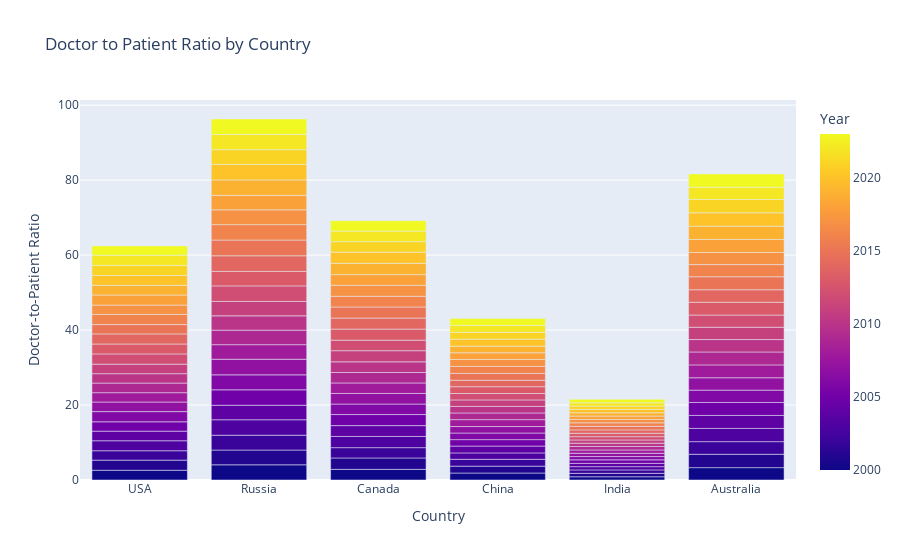

Here is the notebook cell this chart was saved with:
### Code cell
fig = px.bar(countries, x='Country', y='Doctor-to-Patient Ratio', color='Year', title='Doctor to Patient Ratio by Country')
fig.show()

### Figure 1 — Plotly figure (JSON) as saved in the notebook; plotly's stock layout.template omitted (floating-point values rounded to 4 significant figures; data arrays with more than 128 entries replaced by an {"elided": "..."} marker saying what was removed)
{"data": [{"alignmentgroup": "True", "hovertemplate": "Country=%{x}<br>Doctor-to-Patient Ratio=%{y}<br>Year=%{marker.color}<extra></extra>", "legendgroup": "", "marker": {"color": {"elided": "144 int values"}, "coloraxis": "coloraxis", "pattern": {"shape": ""}}, "name": "", "offsetgroup": "", "orientation": "v", "showlegend": false, "textposition": "auto", "type": "bar", "x": {"elided": "144 str values"}, "xaxis": "x", "y": {"elided": "144 float values"}, "yaxis": "y"}], "layout": {"barmode": "relative", "coloraxis": {"colorbar": {"title": {"text": "Year"}}, "colorscale": [[0, "#0d0887"], [0.1111, "#46039f"], [0.2222, "#7201a8"], [0.3333, "#9c179e"], [0.4444, "#bd3786"], [0.5556, "#d8576b"], [0.6667, "#ed7953"], [0.7778, "#fb9f3a"], [0.8889, "#fdca26"], [1, "#f0f921"]]}, "legend": {"tracegroupgap": 0}, "title": {"text": "Doctor to Patient Ratio by Country"}, "xaxis": {"anchor": "y", "domain": [0, 1], "title": {"text": "Country"}}, "yaxis": {"anchor": "x", "domain": [0, 1], "title": {"text": "Doctor-to-Patient Ratio"}}}}
